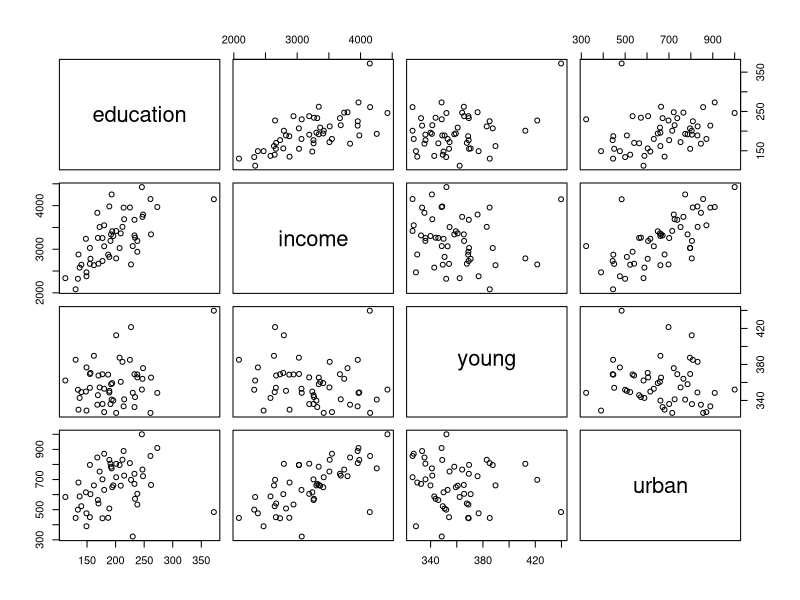
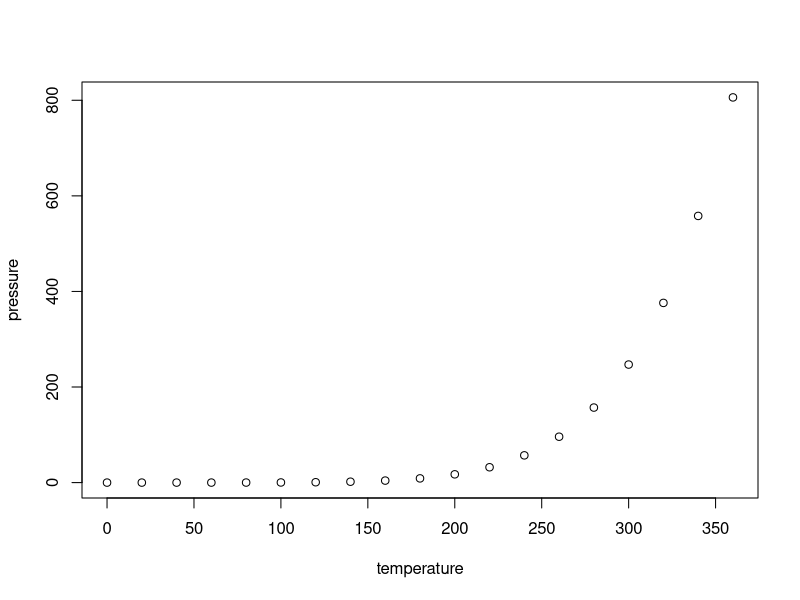

Here is the R script that generated these plots, in order:
## ---- chunk 1
knitr::opts_chunk$set(echo = TRUE)
## ---- chunk 2
library("car")  # load the 'car' package
data("Anscombe")  # load the data set
?Anscombe  # read a description of the data
head(Anscombe)  # look at the first few lines of the data
pairs(Anscombe)  # scatter plots for each pair of variables
## ---- chunk 3
lmod = lm(education ~ income + young + urban, data=Anscombe)
summary(lmod)
## ---- chunk 4
lmod = lm(education ~ income + young + urban, data=Anscombe)
summary(lmod)
## ---- chunk 5
plot(pressure)
